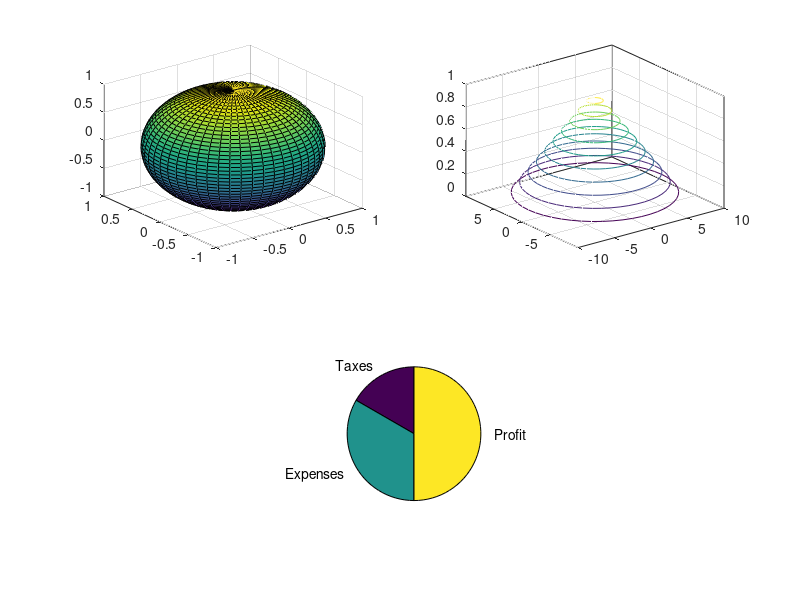

MATLAB code to generate this figure:
clc

t = 0:0.1:10*pi;
xt = sin(t);
yt = cos(t);
zt = t;
subplot(2, 2, 1);
plot(xt, yt, zt)
[X, Y, Z] = sphere(50);
surf(X, Y, Z);



Q = [130. 52. 52];
subplot(2, 1, 2)
pie(Q)
X = 1:3;
labels = {'Taxes',  'Expenses',  'Profit'};
pie(X, labels)



[x, y, z] = cylinder (10:-1:0, 50);
subplot(2, 2, 2);
contour3(x, y, z);

